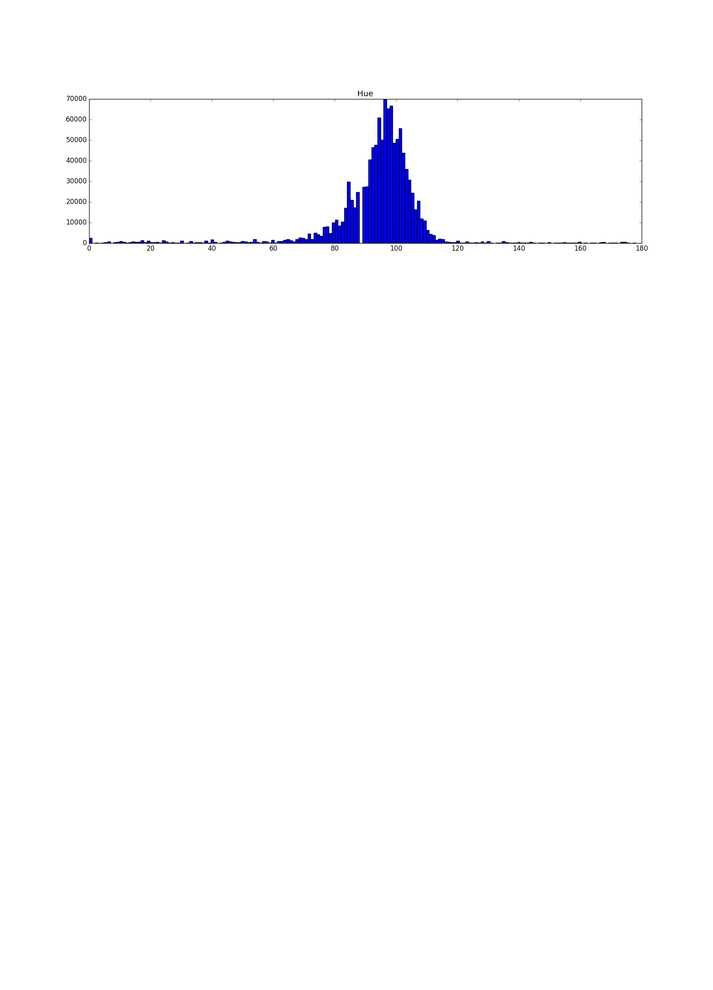
#> input picture testss-hue.png, 713 x 990 px, shrunk from 1800 x 2500 before the run
$ python plotHist.py testss-hue.png out.png
#> lines starting #> are read from the running program, lines starting #| are printed output that depends on the picture
#!/usr/bin/python

import cv2
import sys
import numpy as np
import matplotlib
matplotlib.use('Agg')
from matplotlib import pyplot as plt

#img = cv2.imread(sys.argv[1],0)
#plt.hist(img.ravel(),256,[0,256]); plt.show()
img = cv2.imread(sys.argv[1])
#> img is the input picture: shape (990, 713, 3); mean B, G, R 253.8, 251.9, 251.9
color = ('b','g','r')
for i,col in enumerate(color):
	hist = cv2.calcHist([img],[i],None,[256],[0,256])
	plt.plot(hist,color=col)
	plt.xlim([0,256])
plt.show()
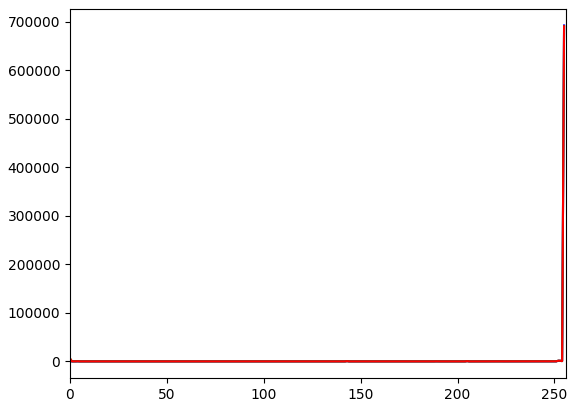
#> figure drawn by matplotlib, 1 panel; curve peaks at x = 255, y = 692711; curve peaks at x = 255, y = 690843; curve peaks at x = 255, y = 690843
plt.savefig(sys.argv[2] + '.png')

$ run again, on kob-3160.png
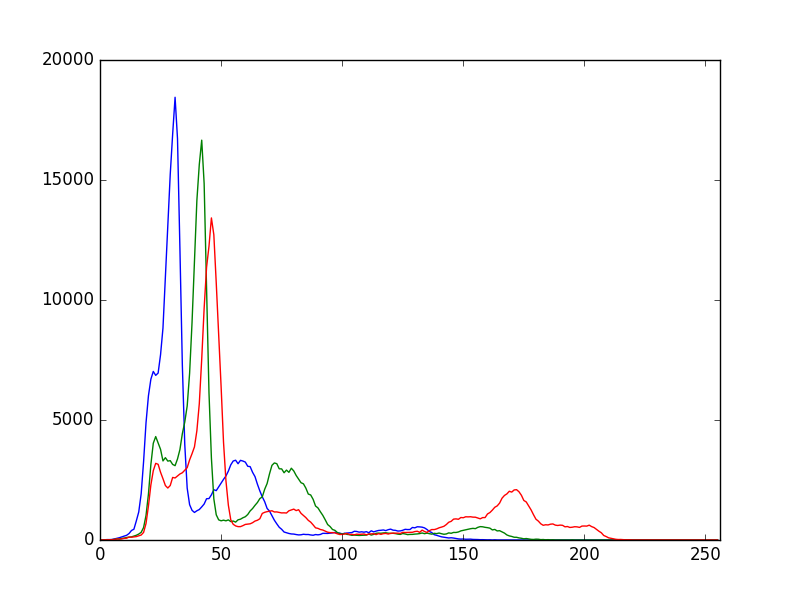
#> input picture kob-3160.png, 800 x 600 px
#> img is the input picture: shape (600, 800, 3); mean B, G, R 250.7, 250.3, 250.7
#> `plt.show()`:
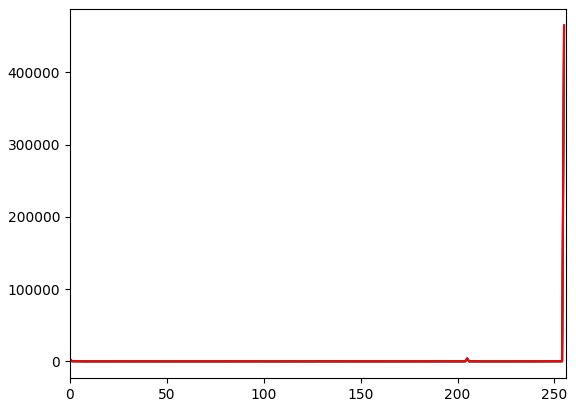
#> figure drawn by matplotlib, 1 panel; curve peaks at x = 255, y = 465043; curve peaks at x = 255, y = 462131; curve peaks at x = 255, y = 464743

$ run again, on myfig.png
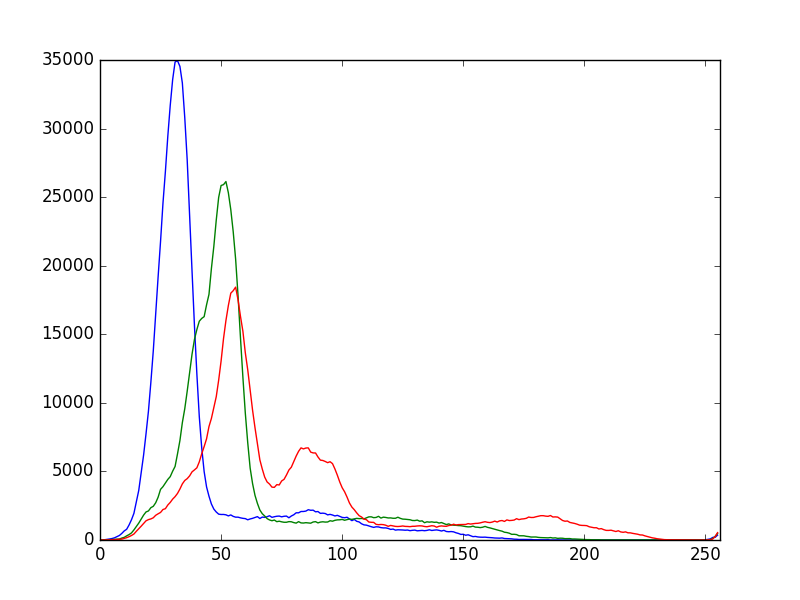
#> input picture myfig.png, 800 x 600 px
#> img is the input picture: shape (600, 800, 3); mean B, G, R 250.7, 250.1, 250.5
#> `plt.show()`:
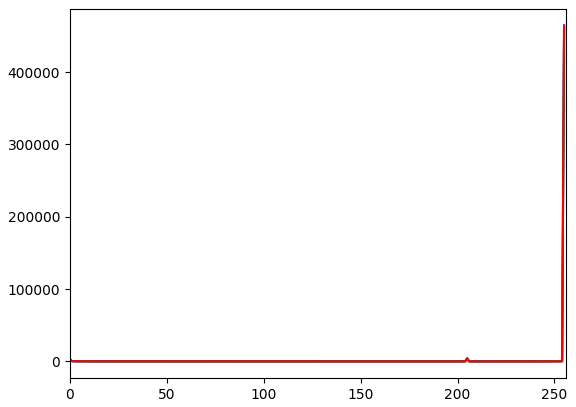
#> figure drawn by matplotlib, 1 panel; curve peaks at x = 255, y = 464687; curve peaks at x = 255, y = 461599; curve peaks at x = 255, y = 463978

$ run again, on testss-lum.png
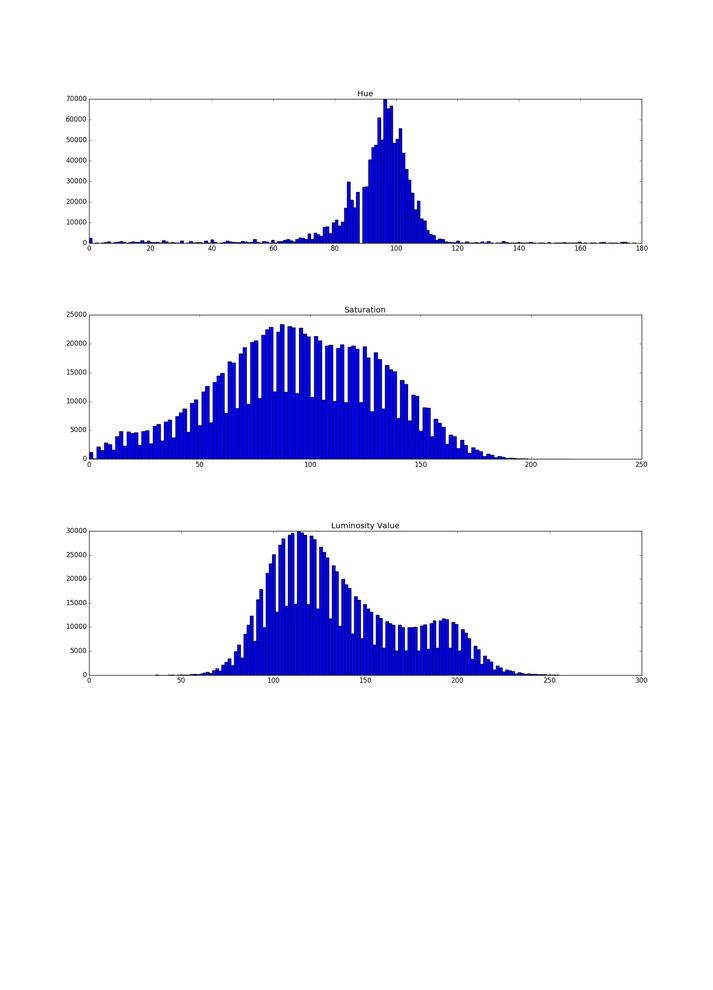
#> input picture testss-lum.png, 713 x 990 px, shrunk from 1800 x 2500 before the run
#> img is the input picture: shape (990, 713, 3); mean B, G, R 249.3, 235.6, 235.6
#> `plt.show()`:
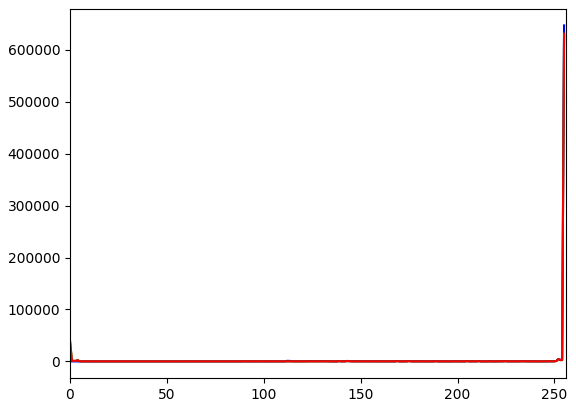
#> figure drawn by matplotlib, 1 panel; curve peaks at x = 255, y = 647319; curve peaks at x = 255, y = 631218; curve peaks at x = 255, y = 631218
